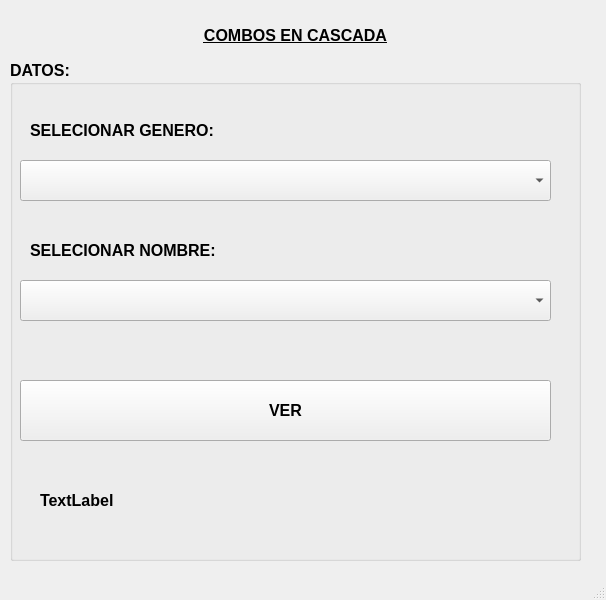
<?xml version="1.0" encoding="UTF-8"?>
<ui version="4.0">
 <class>MainWindow</class>
 <widget class="QMainWindow" name="MainWindow">
  <property name="geometry">
   <rect>
    <x>0</x>
    <y>0</y>
    <width>606</width>
    <height>600</height>
   </rect>
  </property>
  <property name="windowTitle">
   <string>MainWindow</string>
  </property>
  <widget class="QWidget" name="centralwidget">
   <widget class="QLabel" name="label">
    <property name="geometry">
     <rect>
      <x>10</x>
      <y>20</y>
      <width>571</width>
      <height>31</height>
     </rect>
    </property>
    <property name="font">
     <font>
      <pointsize>12</pointsize>
      <weight>75</weight>
      <bold>true</bold>
      <underline>true</underline>
     </font>
    </property>
    <property name="text">
     <string>COMBOS EN CASCADA</string>
    </property>
    <property name="alignment">
     <set>Qt::AlignCenter</set>
    </property>
    <property name="wordWrap">
     <bool>false</bool>
    </property>
   </widget>
   <widget class="QGroupBox" name="groupBox">
    <property name="geometry">
     <rect>
      <x>10</x>
      <y>60</y>
      <width>571</width>
      <height>501</height>
     </rect>
    </property>
    <property name="font">
     <font>
      <pointsize>12</pointsize>
      <weight>75</weight>
      <bold>true</bold>
     </font>
    </property>
    <property name="title">
     <string>DATOS:</string>
    </property>
    <widget class="QLabel" name="label_2">
     <property name="geometry">
      <rect>
       <x>20</x>
       <y>60</y>
       <width>291</width>
       <height>21</height>
      </rect>
     </property>
     <property name="text">
      <string>SELECIONAR GENERO:</string>
     </property>
    </widget>
    <widget class="QPushButton" name="btcalcular">
     <property name="geometry">
      <rect>
       <x>10</x>
       <y>320</y>
       <width>531</width>
       <height>61</height>
      </rect>
     </property>
     <property name="text">
      <string>VER</string>
     </property>
    </widget>
    <widget class="QComboBox" name="comboBox">
     <property name="geometry">
      <rect>
       <x>10</x>
       <y>100</y>
       <width>531</width>
       <height>41</height>
      </rect>
     </property>
    </widget>
    <widget class="QComboBox" name="comboBox_2">
     <property name="geometry">
      <rect>
       <x>10</x>
       <y>220</y>
       <width>531</width>
       <height>41</height>
      </rect>
     </property>
    </widget>
    <widget class="QLabel" name="label_3">
     <property name="geometry">
      <rect>
       <x>20</x>
       <y>180</y>
       <width>291</width>
       <height>21</height>
      </rect>
     </property>
     <property name="text">
      <string>SELECIONAR NOMBRE:</string>
     </property>
    </widget>
    <widget class="QLabel" name="label_4">
     <property name="geometry">
      <rect>
       <x>30</x>
       <y>420</y>
       <width>491</width>
       <height>41</height>
      </rect>
     </property>
     <property name="text">
      <string>TextLabel</string>
     </property>
    </widget>
   </widget>
  </widget>
  <widget class="QMenuBar" name="menubar">
   <property name="geometry">
    <rect>
     <x>0</x>
     <y>0</y>
     <width>606</width>
     <height>26</height>
    </rect>
   </property>
  </widget>
  <widget class="QStatusBar" name="statusbar"/>
 </widget>
 <resources/>
 <connections/>
</ui>
